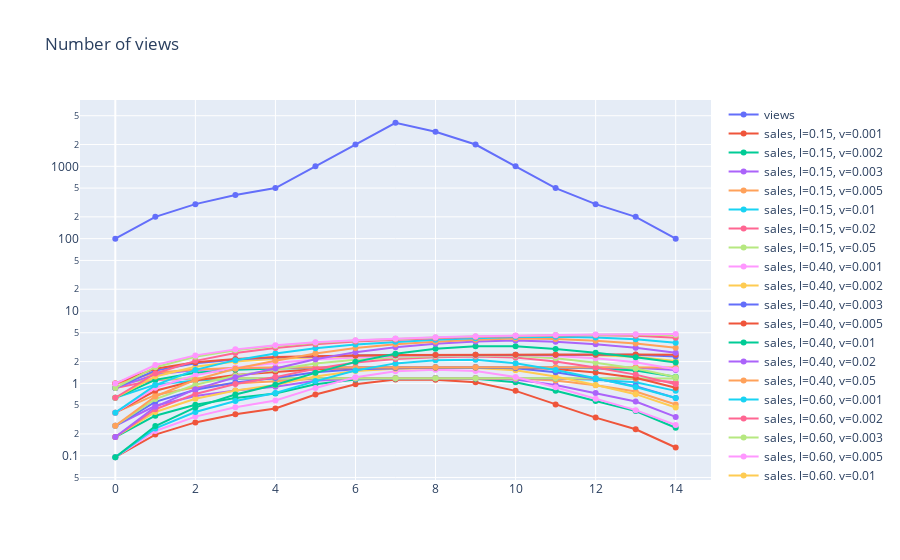

Notebook cell for this chart:
### Code cell
data = []
for l in A.keys():
    data.append(go.Scatter(y=A[l], name=f"sales, l={l[0]/100:.2f}, v={l[1]/1000:.2}"))
go.Figure(data=[go.Scatter(y=T, name="views")] + data,
          layout=go.Layout(title="Number of views", yaxis={"type": "log"}))
